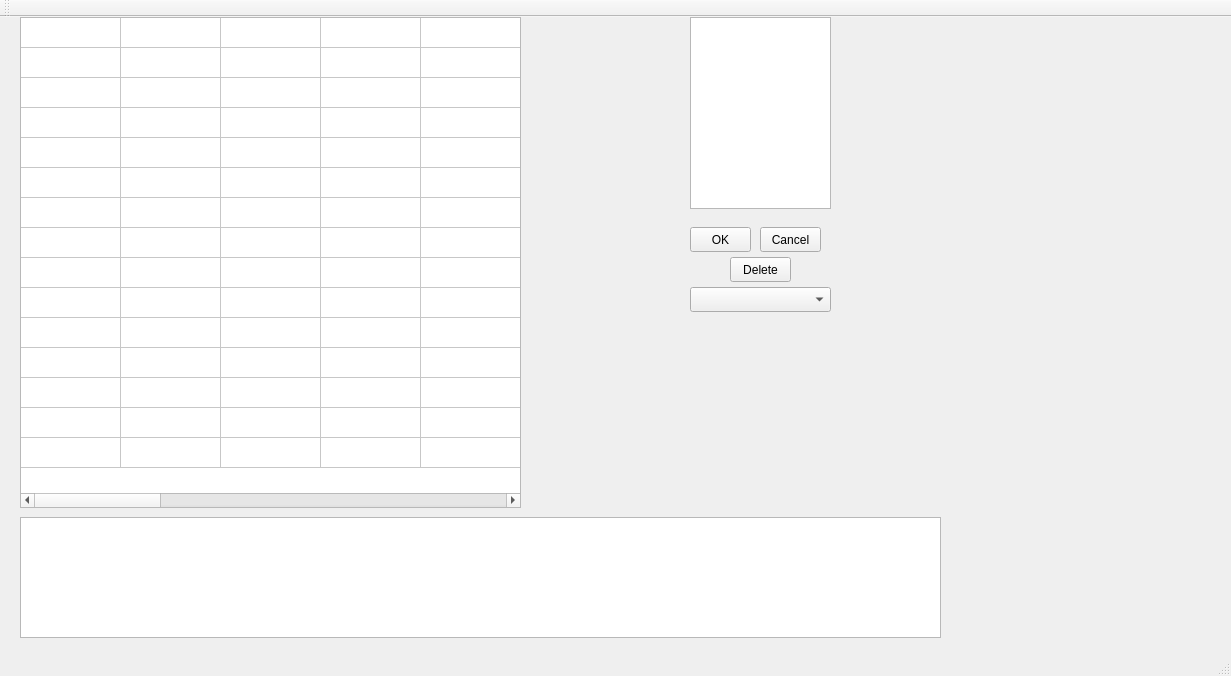
<?xml version="1.0" encoding="UTF-8"?>
<ui version="4.0">
 <class>MainWindow</class>
 <widget class="QMainWindow" name="MainWindow">
  <property name="geometry">
   <rect>
    <x>0</x>
    <y>0</y>
    <width>1231</width>
    <height>676</height>
   </rect>
  </property>
  <property name="windowTitle">
   <string>Puzzle solver</string>
  </property>
  <widget class="QWidget" name="centralWidget">
   <widget class="QTableWidget" name="tableWidget">
    <property name="geometry">
     <rect>
      <x>20</x>
      <y>0</y>
      <width>501</width>
      <height>491</height>
     </rect>
    </property>
    <property name="maximumSize">
     <size>
      <width>1171</width>
      <height>16777215</height>
     </size>
    </property>
    <attribute name="horizontalHeaderVisible">
     <bool>false</bool>
    </attribute>
    <attribute name="verticalHeaderVisible">
     <bool>false</bool>
    </attribute>
    <row>
     <property name="text">
      <string>1</string>
     </property>
    </row>
    <row>
     <property name="text">
      <string>2</string>
     </property>
    </row>
    <row>
     <property name="text">
      <string>3</string>
     </property>
    </row>
    <row>
     <property name="text">
      <string>4</string>
     </property>
    </row>
    <row>
     <property name="text">
      <string>5</string>
     </property>
    </row>
    <row>
     <property name="text">
      <string>6</string>
     </property>
    </row>
    <row>
     <property name="text">
      <string>7</string>
     </property>
    </row>
    <row>
     <property name="text">
      <string>8</string>
     </property>
    </row>
    <row>
     <property name="text">
      <string>9</string>
     </property>
    </row>
    <row>
     <property name="text">
      <string>10</string>
     </property>
    </row>
    <row>
     <property name="text">
      <string>11</string>
     </property>
    </row>
    <row>
     <property name="text">
      <string>12</string>
     </property>
    </row>
    <row>
     <property name="text">
      <string>13</string>
     </property>
    </row>
    <row>
     <property name="text">
      <string>14</string>
     </property>
    </row>
    <row>
     <property name="text">
      <string>16</string>
     </property>
    </row>
    <column>
     <property name="text">
      <string>1</string>
     </property>
    </column>
    <column>
     <property name="text">
      <string>2</string>
     </property>
    </column>
    <column>
     <property name="text">
      <string>3</string>
     </property>
    </column>
    <column>
     <property name="text">
      <string>4</string>
     </property>
    </column>
    <column>
     <property name="text">
      <string>5</string>
     </property>
    </column>
    <column>
     <property name="text">
      <string>6</string>
     </property>
    </column>
    <column>
     <property name="text">
      <string>7</string>
     </property>
    </column>
    <column>
     <property name="text">
      <string>8</string>
     </property>
    </column>
    <column>
     <property name="text">
      <string>9</string>
     </property>
    </column>
    <column>
     <property name="text">
      <string>10</string>
     </property>
    </column>
    <column>
     <property name="text">
      <string>11</string>
     </property>
    </column>
    <column>
     <property name="text">
      <string>12</string>
     </property>
    </column>
    <column>
     <property name="text">
      <string>13</string>
     </property>
    </column>
    <column>
     <property name="text">
      <string>14</string>
     </property>
    </column>
    <column>
     <property name="text">
      <string>16</string>
     </property>
    </column>
   </widget>
   <widget class="QTextBrowser" name="output">
    <property name="geometry">
     <rect>
      <x>20</x>
      <y>500</y>
      <width>921</width>
      <height>121</height>
     </rect>
    </property>
   </widget>
   <widget class="QTableView" name="regions">
    <property name="geometry">
     <rect>
      <x>690</x>
      <y>0</y>
      <width>141</width>
      <height>192</height>
     </rect>
    </property>
    <attribute name="horizontalHeaderVisible">
     <bool>false</bool>
    </attribute>
    <attribute name="verticalHeaderVisible">
     <bool>false</bool>
    </attribute>
   </widget>
   <widget class="QPushButton" name="okButton">
    <property name="geometry">
     <rect>
      <x>690</x>
      <y>210</y>
      <width>61</width>
      <height>25</height>
     </rect>
    </property>
    <property name="text">
     <string>OK</string>
    </property>
   </widget>
   <widget class="QPushButton" name="cancelButton">
    <property name="geometry">
     <rect>
      <x>760</x>
      <y>210</y>
      <width>61</width>
      <height>25</height>
     </rect>
    </property>
    <property name="text">
     <string>Cancel</string>
    </property>
   </widget>
   <widget class="QComboBox" name="colorCombo">
    <property name="geometry">
     <rect>
      <x>690</x>
      <y>270</y>
      <width>141</width>
      <height>25</height>
     </rect>
    </property>
   </widget>
   <widget class="QPushButton" name="deleteButton">
    <property name="geometry">
     <rect>
      <x>730</x>
      <y>240</y>
      <width>61</width>
      <height>25</height>
     </rect>
    </property>
    <property name="text">
     <string>Delete</string>
    </property>
   </widget>
  </widget>
  <widget class="QMenuBar" name="menuBar">
   <property name="geometry">
    <rect>
     <x>0</x>
     <y>0</y>
     <width>1231</width>
     <height>22</height>
    </rect>
   </property>
  </widget>
  <widget class="QToolBar" name="mainToolBar">
   <attribute name="toolBarArea">
    <enum>TopToolBarArea</enum>
   </attribute>
   <attribute name="toolBarBreak">
    <bool>false</bool>
   </attribute>
  </widget>
  <widget class="QStatusBar" name="statusBar"/>
 </widget>
 <layoutdefault spacing="6" margin="11"/>
 <resources/>
 <connections/>
</ui>
